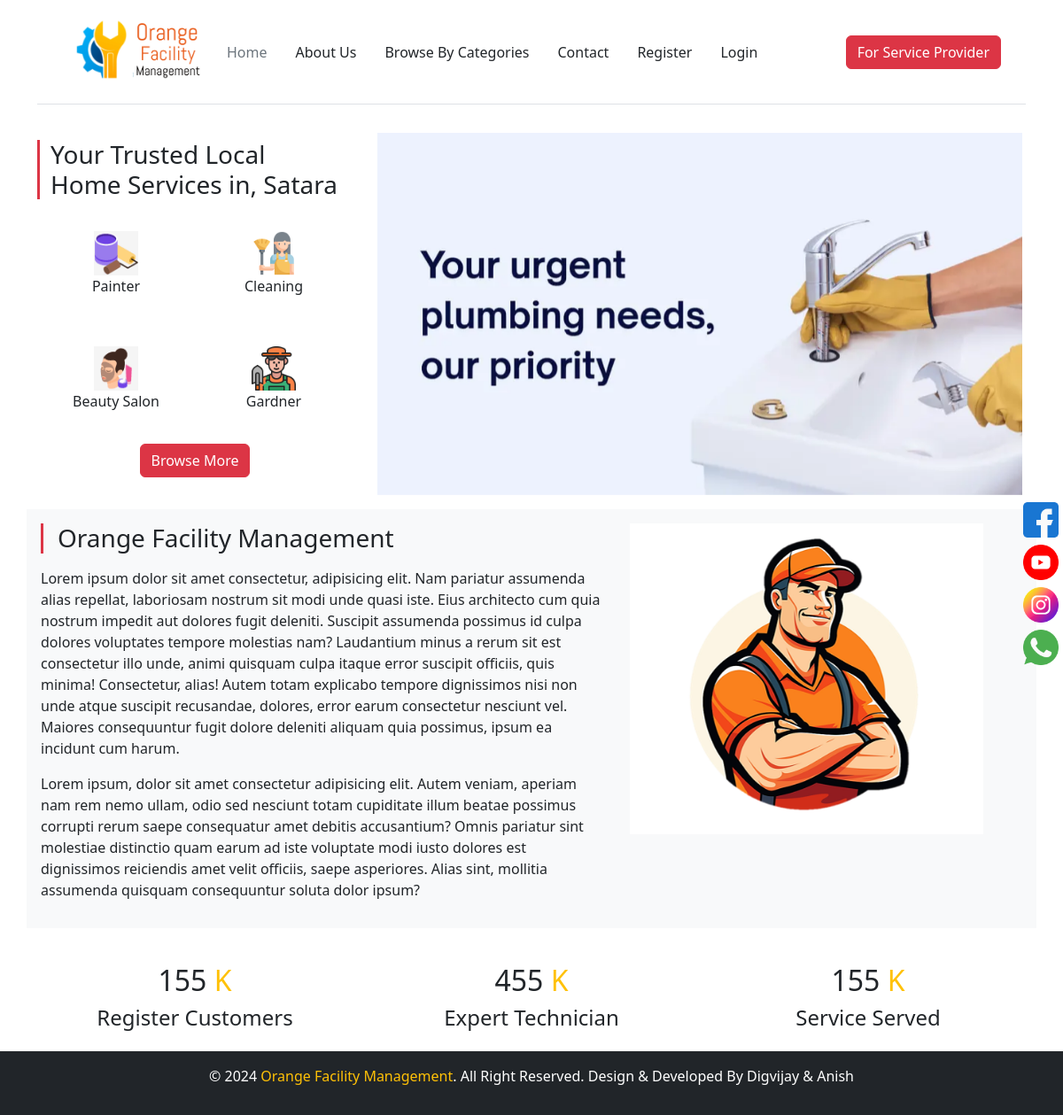
The page / on the database its author committed.
### tables this page shows
CREATE TABLE `business_category` (
  `ctid` int(11) NOT NULL,
  `ctnm` varchar(30) NOT NULL,
  `ct_photo` varchar(150) NOT NULL
);

### slider.php (the view, shortened to what this page needs)
   <div class="row">
      <div class="col-md-4 p-4 ">
        <div class="row">
          <h3 class="border-3 border-start border-danger mb-3">
         Your Trusted Local Home Services in, Satara
          </h3>
          <?php
          include 'connection.php';
                   $qs="SELECT * FROM   business_category LIMIT 4";
                   $rs=mysqli_query($cn,$qs);
                   while ($dataC=mysqli_fetch_array($rs)) {
                ?>
          <div class="col-3 col-sm-3 col-md-6 p-3 ">
            <div class="col-md-11 mx-auto p-1 bg-white text-center">
              <img src="admin/<?php echo $dataC['ct_photo']?>" alt=""
              width="50">
              <p>
                <?php echo $dataC['ctnm']?>
              </p>
            </div>
          </div>
          <?php
                   }
          ?>
         <div class="text-center">
          <a href="browse-categories.php" class="btn btn-danger">
            Browse More
          </a>
         </div>
        </div>
      </div>
      <div class="col-md-8  p-3"><div id="carouselExampleFade" class="carousel slide carousel-fade" data-bs-ride="carousel">
  <div class="carousel-inner">
    <div class="carousel-item active">
      <img src="images/plumber.webp" class="d-block w-100" alt="...">
    </div>
  </div>
</div></div>
    </div>
  </div>

### rows shown on the page
business_category: ct_photo (picture), ctnm "Painter"
business_category: ct_photo (picture), ctnm "Cleaning"
business_category: ct_photo (picture), ctnm "Beauty Salon"
business_category: ct_photo (picture), ctnm "Gardner"
